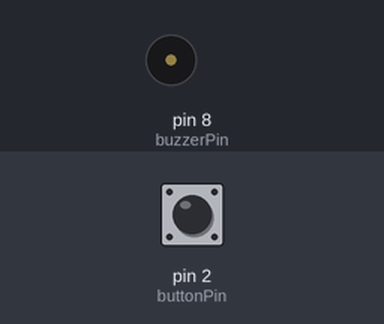
Bench run of a sketch on a simulated Arduino Uno, built with avr-gcc and run on an emulated ATmega328P. Parts: buzzer (waves = sounding, pin HIGH). The inputs (shaded band) are chosen by the test bench; at power-on: pin 2 (buttonPin) HIGH.

Above: at 1.2 s.
1.3 s: pin 2 (buttonPin) pulled LOW for 0.15 s
At 1.37 s:
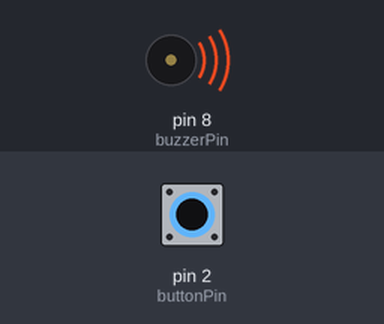
2.9 s: pin 2 (buttonPin) pulled LOW for 3.2 s
At 6.6 s:
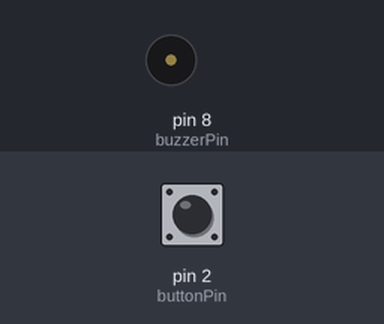
Timing chart, 0 to 8.1 s (numbered marks = the images above; inputs shaded):
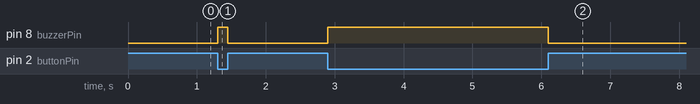

The sketch:

push_button_and_a_buzzer.ino
```cpp
int buttonPin = 2;
int buzzerPin = 8;

void setup() {
  pinMode(buttonPin, INPUT_PULLUP);
  pinMode(buzzerPin, OUTPUT);
}

void loop() {
  int buttonState = digitalRead(buttonPin);

  if (buttonState == HIGH) {   // NOT pressed
    digitalWrite(buzzerPin, LOW);
  } else {                     // PRESSED
    digitalWrite(buzzerPin, HIGH);
  }
}
```

Measured:
- after the input at 1.3 s, pin 8 (buzzerPin): LOW → HIGH at once, → LOW 0.15 s later
- after the input at 2.9 s, pin 8 (buzzerPin): LOW → HIGH at once, → LOW 3.2 s later
